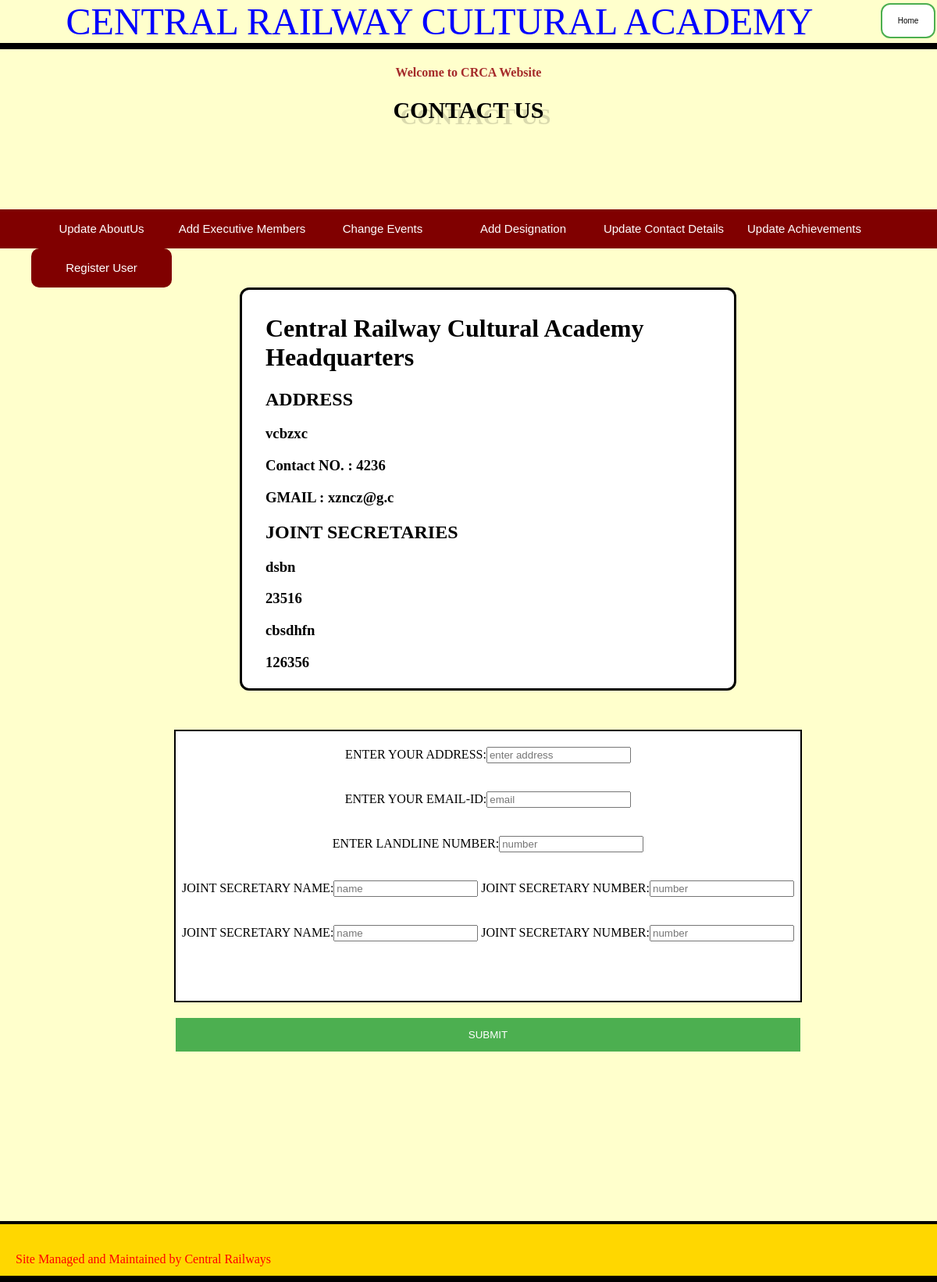
The page /contacus.php on the database its author committed.
### tables this page shows
CREATE TABLE IF NOT EXISTS `contactus` (
  `id` int(255) NOT NULL AUTO_INCREMENT,
  `address` varchar(255) NOT NULL,
  `no` varchar(255) NOT NULL,
  `email` varchar(255) NOT NULL,
  `s1name` varchar(255) NOT NULL,
  `s1no` varchar(255) NOT NULL,
  `s2name` varchar(255) NOT NULL,
  `s2no` varchar(255) NOT NULL,
  PRIMARY KEY (`id`)
);

### contacus.php (the view, shortened to what this page needs)
<?php
$conn=mysqli_connect('localhost','root','','login');
$query="SELECT * FROM contactus where id=1" ;
$result=mysqli_query($conn,$query);
?>
<html>
<head>
<link rel="stylesheet" href="style1.css" type="text/css">
</head>
<body>
<center><font color="blue" size="20px"><p style="font-size:40px;">CENTRAL RAILWAY CULTURAL ACADEMY</font><a href="Home.php"><button class="button button2" style="width:70px" "height:50px;">Home</button></a></p>
<div style="background-color:black; height:8px;margin-top:-40px;">
</div>
<marquee><h4><font color="brown">Welcome to CRCA Website</font></h4></marquee>
<h1 style="text-align:center; margin-top:15px;text-shadow: 9px 8px 0px rgba(0,0,0,0.15); font-size:30px;">CONTACT US</h1>
<h2 style="font-size:20px; height:50px;width:170px; border-bottom-left-radius:10px; padding-bottom:20px; margin-left:20px;" style="margin-top:20px; ">
 ?></h2>
<div class="nav" style="margin-top:20px; ">
<ul>
<li><a href="AboutUs.php">Update AboutUs</a></li>
<li><a href="executivecomitee.php">Add Executive Members</a></li>
<li><a href="events2.php">Change Events</a></li>
<li><a href="designation.php">Add Designation</a></li>
<li><a href="contacus.php">Update Contact Details</a></li>
<li><a href="Awards2.php">Update Achievements</a></li>
<li><a href="register.php">Register User</a></li>
</ul>
</div>
<div style="height:500px;width:600px;background-color:white; margin-top:50px ;margin-left:50px; border-radius:12px;text-align:left;border:3px solid black; padding-top:10px; padding-left:30px;">
<?php
while($result1=mysqli_fetch_array($result))
{
	if($result1['address'] != '' )
	{
	echo "<h1>Central Railway Cultural Academy Headquarters" . "</h1>" ;
	echo "<h2>ADDRESS" . "</h2>" ;
	echo "<h3>".$result1['address']."</h3>";
	echo "<h3>Contact NO. : ".$result1['no']."</h3>" ;
	echo "<h3>GMAIL :  ".$result1['email']."</h3>" ;
	echo "<h2>JOINT SECRETARIES" . "</h2>" ;
	echo "<h3>".$result1['s1name']."</h3>" ;
	echo "<h3>".$result1['s1no']."</h3>";
	echo "<h3>".$result1['s2name']."</h3>" ;
	echo "<h3>".$result1['s2no']."</h3>";
	}
}
?>
</div>
<div>
<form align="center" action="contacus1.php" method="POST" style="background-color:white; border:2px solid black; height:325px; width:800px; padding-top:20px; margin-left:50px; margin-top:50px;">
 ENTER YOUR ADDRESS:<input type="text" placeholder="enter address" name="address" required><br><br><br>
 ENTER YOUR EMAIL-ID:<input type="email" placeholder="email" name="email" required><br><br><br>
 ENTER LANDLINE NUMBER:<input type="text" placeholder="number" name="no" required><br><br><br>
 JOINT SECRETARY NAME:<input type="text" placeholder="name" name="s1name" required>
 JOINT SECRETARY NUMBER:<input type="text" placeholder="number" name="s1no" required><br><br><br>
JOINT SECRETARY NAME:<input type="text" placeholder="name" name="s2name" required>
 JOINT SECRETARY NUMBER:<input type="text" placeholder="number" name="s2no" required><br><br><br>
 <br><br><br>
 <button type="submit" name="submit" value="submit" style="text-align:center;">SUBMIT</button>
</form>
</div>
<footer>
<div class="footer"style="margin-top:-20px;">
<div style="background-color:black; height:4px;margin-top:300px;text-align:center;">
</div>
<p style="padding:20px;">Site Managed and Maintained by Central Railways</p>
</div>
<div style="background-color:black; height:4px; margin-top:0px">
</div>
</footer>
<div style="background-color:black; height:4px; margin-top:0px">
</div>
</body>
</html>

### style1.css (style rules this page uses)
body { background-attachment:fixed; margin:0; background:#ffffcc; }
.nav { width:100%; background:maroon; }
ul { margin:0px; padding:-10px; height:50px; display:block; text-align:left; list-style:none; font-family:MetaWebPro-Bold,sans-serif }
ul li { float:left; width:180px; height:50px; background:maroon; font-size:15px; line-height:50px; text-align:center; opacity:1; border-radius:10px; font-family:MetaWebPro-Bold,sans-serif }
ul li a { text-decoration:none; color:white; display:block; }
.footer { height:70px; text-align:left; color:red; background-color:#ffd700; margin-top:450px; padding-top:-10px; }
.button { background-color: #4CAF50; border: none; color: white; padding: 10px 24px; text-align: center; text-decoration: none; display: inline-block; font-size: 20px; margin: 4px 2px; transition-duration: 0.4s; cursor: pointer; border: none; color: white; padding:15px; text-decoration: none; display: inline-block; font-size: 10px; margin: 4px 2px; cursor: pointer; float:right; text-align: center; }
.button2 { background-color: white; color: black; border: 2px solid #4CAF50; border-radius: 12px; }

### contacus.php (style rules this page uses)
button { background-color: #4CAF50; color: white; padding: 14px 20px; margin: 8px 0; border: none; cursor: pointer; width: 100%; }

### rows shown on the page
contactus: address "vcbzxc", no "4236", email "xzncz@g.c", s1name "dsbn", s1no "23516", s2name "cbsdhfn", s2no "126356"
